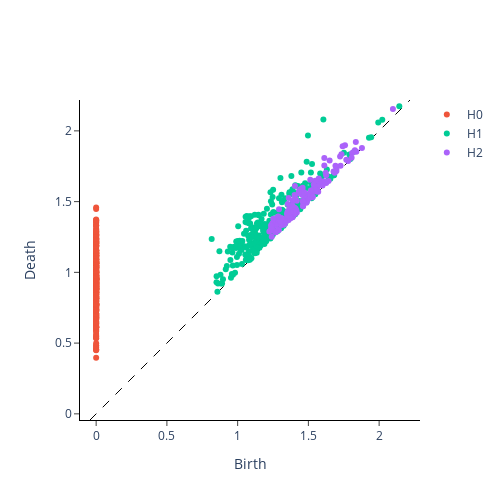

The notebook cell this image was saved under:
### Code cell
x = smaSOI.dropna().index
y = [smaSOI[i] for i in x]

delay, dim = gtda.time_series.takens_embedding_optimal_parameters(y, 500, 50)
embedding = SingleTakensEmbedding(parameters_type="fixed", time_delay=delay, dimension=dim, stride=2)

y_embedded = embedding.fit_transform(y)
print(f"Shape of embedded time series: {y_embedded.shape}")

from gtda.homology import VietorisRipsPersistence

y_periodic_embedded = y_embedded[None, :, :]
# 0 - connected components, 1 - loops, 2 - voids
homology_dimensions = [0, 1, 2]

contaminantes_persistence = VietorisRipsPersistence(
    homology_dimensions=homology_dimensions, n_jobs=1
)
print("Persistence diagram for periodic signal")
contaminantes_persistence.fit_transform_plot(y_periodic_embedded)

### Figure 1 — Plotly figure (JSON) as saved in the notebook; plotly's stock layout.template omitted (floating-point values rounded to 4 significant figures; data arrays with more than 128 entries replaced by an {"elided": "..."} marker saying what was removed)
{"data": [{"hoverinfo": "none", "line": {"color": "black", "dash": "dash", "width": 1}, "mode": "lines", "showlegend": false, "type": "scatter", "x": [-0.04349, 2.218], "y": [-0.04349, 2.218]}, {"hoverinfo": "text", "hovertext": {"elided": "396 str values"}, "mode": "markers", "name": "H0", "type": "scatter", "x": {"elided": "396 int values"}, "y": {"elided": "396 float values"}}, {"hoverinfo": "text", "hovertext": {"elided": "288 str values"}, "mode": "markers", "name": "H1", "type": "scatter", "x": {"elided": "288 float values"}, "y": {"elided": "288 float values"}}, {"hoverinfo": "text", "hovertext": {"elided": "136 str values"}, "mode": "markers", "name": "H2", "type": "scatter", "x": {"elided": "136 float values"}, "y": {"elided": "136 float values"}}], "layout": {"height": 500, "plot_bgcolor": "white", "width": 500, "xaxis": {"autorange": false, "exponentformat": "e", "linecolor": "black", "linewidth": 1, "mirror": false, "range": [-0.04349, 2.218], "showexponent": "all", "showline": true, "side": "bottom", "ticks": "outside", "title": {"text": "Birth"}, "type": "linear", "zeroline": true}, "yaxis": {"autorange": false, "exponentformat": "e", "linecolor": "black", "linewidth": 1, "mirror": false, "range": [-0.04349, 2.218], "scaleanchor": "x", "scaleratio": 1, "showexponent": "all", "showline": true, "side": "left", "ticks": "outside", "title": {"text": "Death"}, "type": "linear", "zeroline": true}}}
